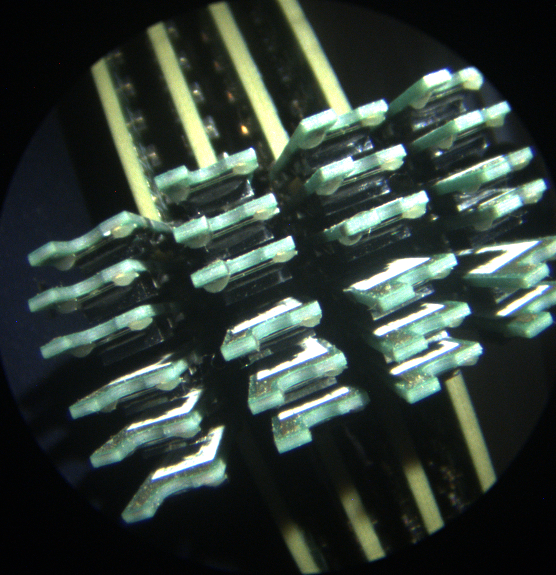
#> input picture watershed/6.bmp, 1112 x 1150 px, found by its file name (shown at 1/2 size)
$ python corner.py
#> lines starting #> are read from the running program, lines starting #| are printed output that depends on the picture; after the words box and inside, x2 and y2 are one past the last pixel; in counts of white or black regions, pixels touching at a corner belong together
# -*- coding: utf-8 -*-
"""
Created on Thu Aug  8 18:06:51 2019

@author: Nirmal
"""

import numpy as np
import cv2
from matplotlib import pyplot as plt

img = cv2.imread('6.bmp')
#> img is the input picture: shape (1150, 1112, 3); mean B, G, R 56, 62.9, 51.1
gray = cv2.cvtColor(img,cv2.COLOR_BGR2GRAY)
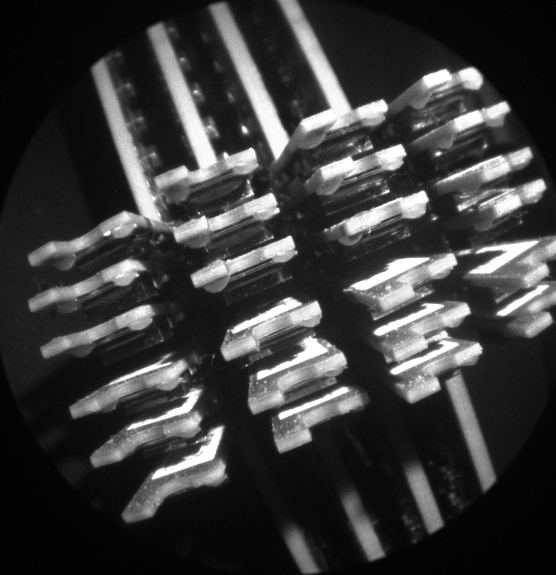
#> gray: shape (1150, 1112) (shown at 1/2 size); min 1, max 255, mean 58.6
corners = cv2.goodFeaturesToTrack(gray,500,0.01,10)
#> corners = 500 rows, first 8: [492, 730], [399, 427], [738, 465], [546, 474], [392, 885], [411, 874], [905, 537], [507, 389]
corners = np.int0(corners)
for i in corners:
    x,y = i.ravel()
    cv2.circle(img,(x,y),3,255,-1)
#> this loop made 500 passes
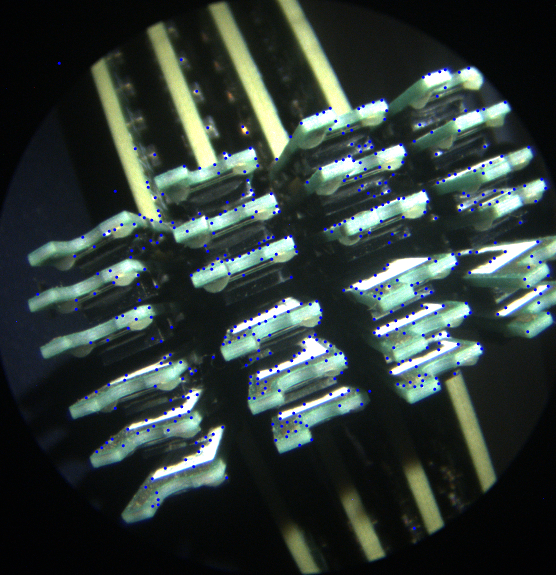
#> img: shape (1150, 1112, 3) (shown at 1/2 size); 1.13% of pixels changed, all inside (x1, y1, x2, y2) = (72, 116, 1100, 1060)
cv2.imwrite('shi-thomsi_corner2.jpg',img)
cv2.imshow('BG', img)
cv2.waitKey(5000)
cv2.destroyAllWindows()

$ run again, with watershed/7.bmp copied over watershed/6.bmp
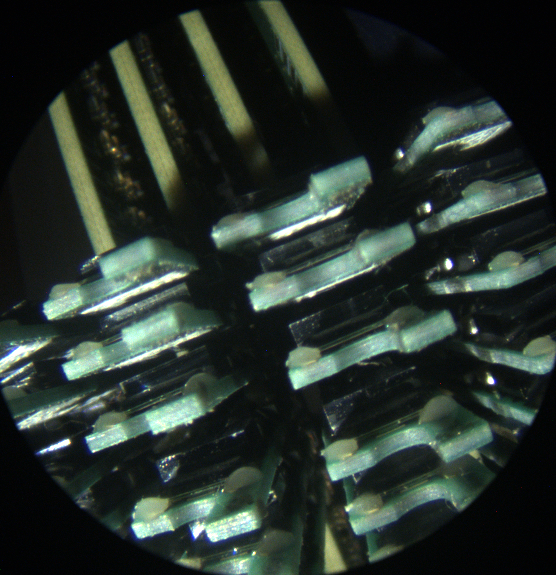
#> input picture watershed/7.bmp, 1112 x 1150 px, found by its file name (shown at 1/2 size)
#> img is the input picture: shape (1150, 1112, 3); mean B, G, R 44.2, 50.7, 40.1
#> `gray = cv2.cvtColor(img,cv2.COLOR_BGR2GRAY)`:
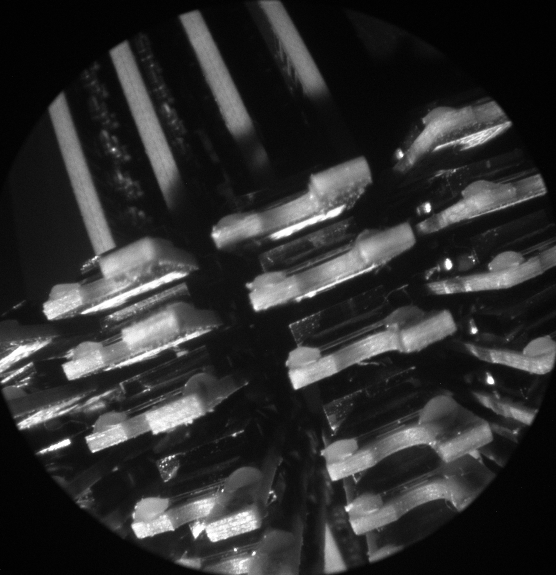
#> gray: shape (1150, 1112) (shown at 1/2 size); min 1, max 255, mean 46.7
#> corners = 500 rows, first 8: [947, 521], [332, 928], [444, 983], [320, 930], [162, 626], [34, 773], [472, 1101], [80, 903]
#> the loop `for i in corners:` made 500 passes
#> after the loop `for i in corners:`:
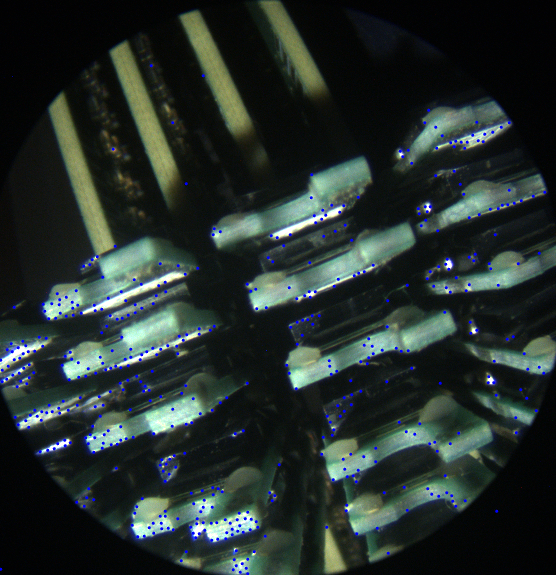
#> img: shape (1150, 1112, 3) (shown at 1/2 size); 1.13% of pixels changed, all inside (x1, y1, x2, y2) = (0, 128, 1093, 1150)

$ run again, with watershed/watershed2.jpg saved as watershed/6.bmp
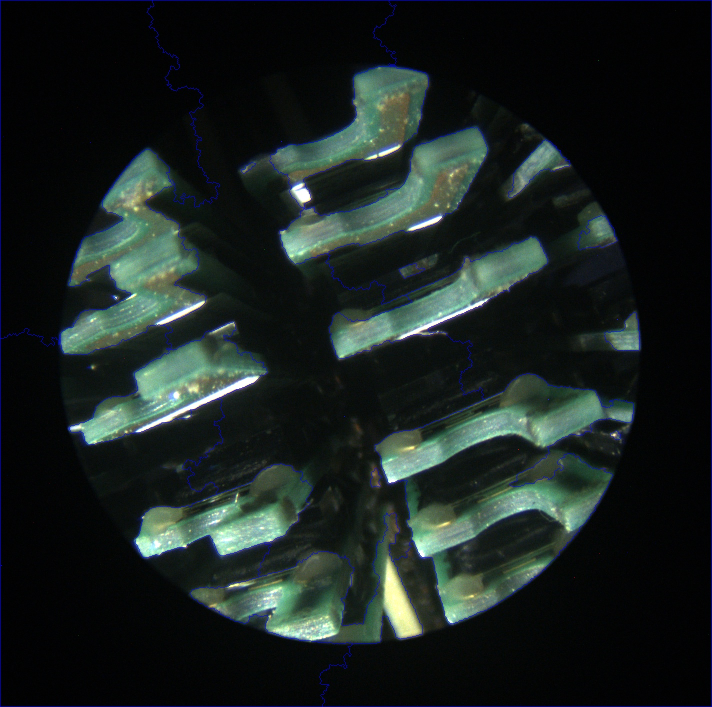
#> input picture watershed/watershed2.jpg, 1424 x 1414 px, found by its file name (shown at 1/2 size)
#> img is the input picture: shape (1414, 1424, 3); mean B, G, R 32.5, 34.8, 25.9
#> `gray = cv2.cvtColor(img,cv2.COLOR_BGR2GRAY)`:
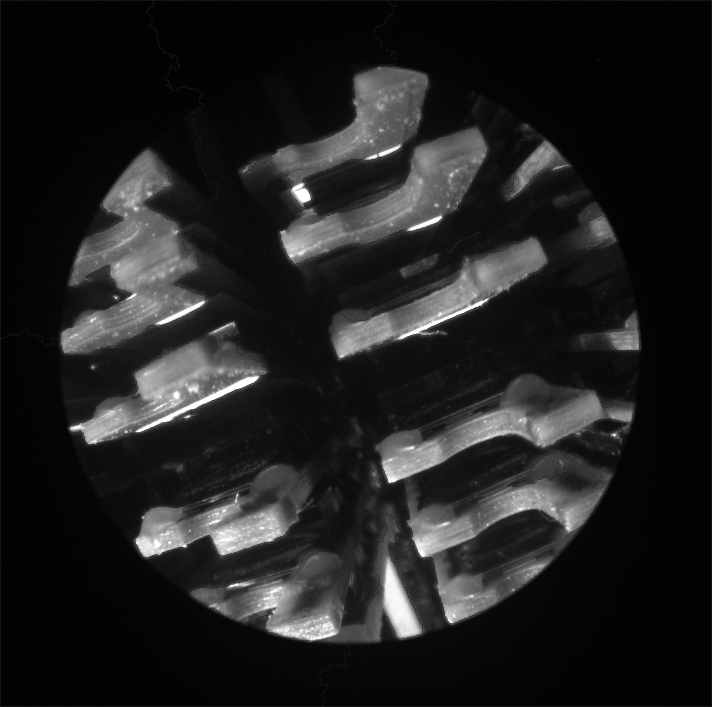
#> gray: shape (1414, 1424) (shown at 1/2 size); min 0, max 255, mean 31.9
#> corners = 500 rows, first 8: [231, 594], [371, 1093], [874, 662], [467, 645], [271, 863], [380, 831], [962, 610], [285, 1035]
#> the loop `for i in corners:` made 500 passes
#> after the loop `for i in corners:`:
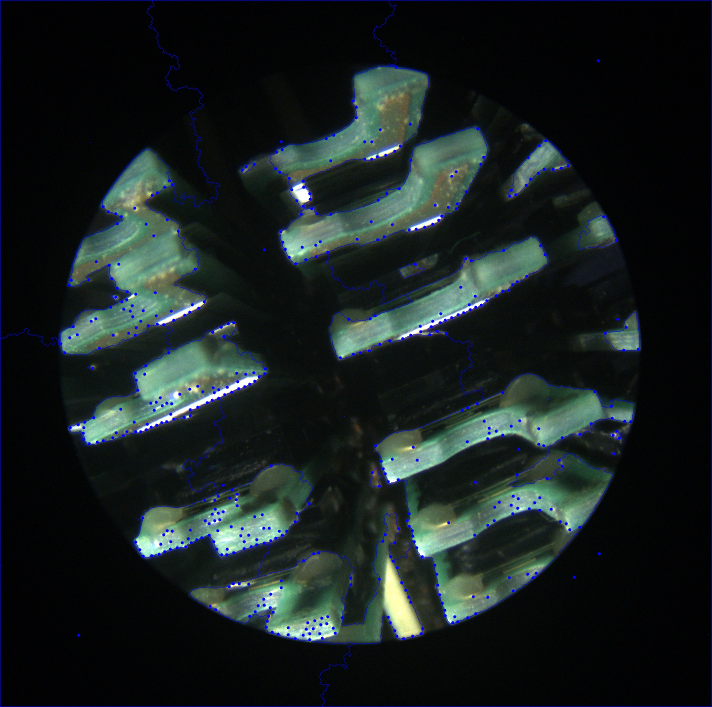
#> img: shape (1414, 1424, 3) (shown at 1/2 size); 0.72% of pixels changed, all inside (x1, y1, x2, y2) = (118, 118, 1280, 1283)
